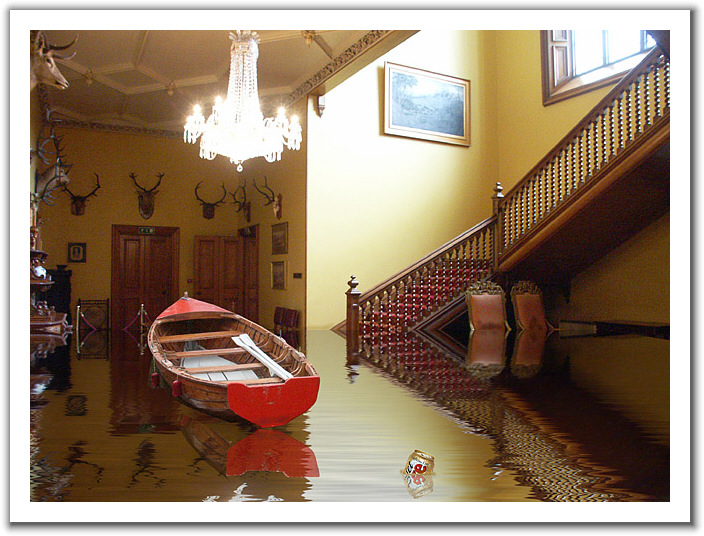
%> input picture assignment2/Flooded_house.jpg, 704 x 536 px
$ octave assignment2_a.m   (GNU Octave 9; MATLAB toolbox functions it lacks are replaced by stand-ins)
%> lines starting %> are read from the running program, lines starting %| are printed output that depends on the picture
clc
clear all
close all

rgbImage = imread('Flooded_house.jpg', 'jpg');      % Load Image
%> rgbImage is the input picture: size 536x704x3 uint8; mean R, G, B 148.4, 127, 106.1
ycbcr = rgb2ycbcr(rgbImage);                        % convert RGB to YCbCr
%> ycbcr: size 536x704x3 uint8; mean of channels 1, 2, 3 128.5, 115.7, 138.9
Y = ycbcr(:, :, 1);                                 % Y component only
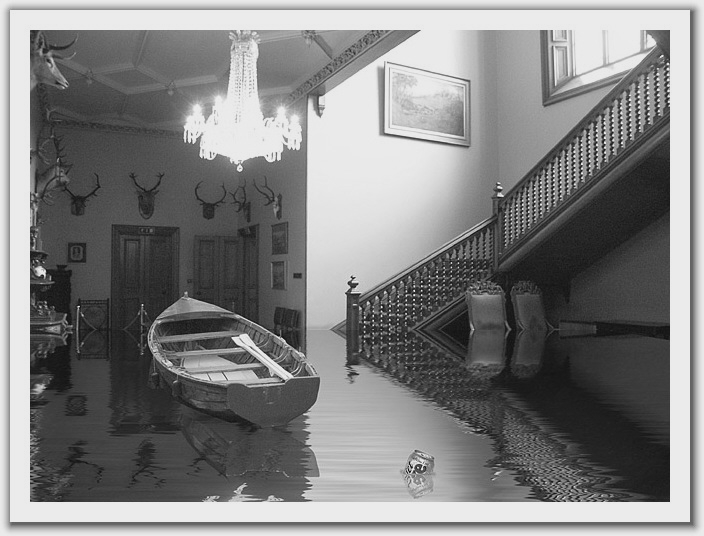
%> Y: size 536x704 uint8; min 16, max 235, mean 128.5
Cr = ycbcr(:, :, 2);                                % Cr component only
Cb = ycbcr(:, :, 3);                                % Cb component only
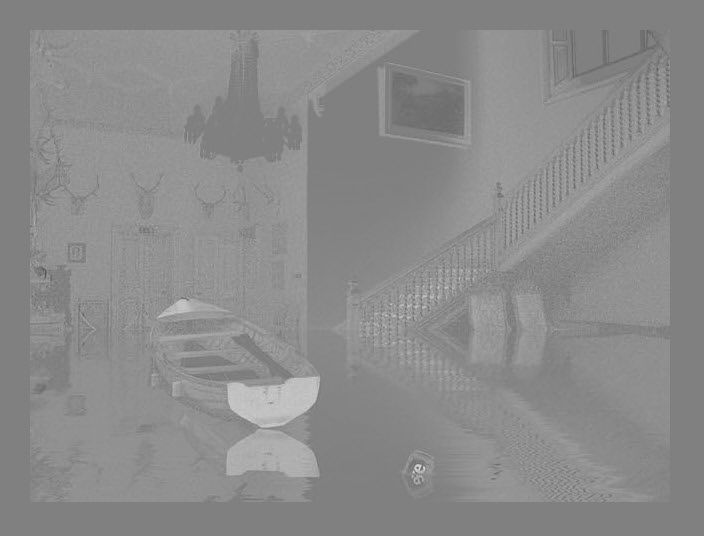
%> Cb: size 536x704 uint8; min 79, max 218, mean 138.9
% This is to assign a size to each to row, column, and channels variables
[rows, columns, numberOfYcbcrChannels] = size(ycbcr);
%> rows = 536; columns = 704; numberOfYcbcrChannels = 3
% This is to assign a size to each to row, column, and channels variables

sub_Cr = zeros( (rows/2), (columns/2), 'uint8' );        % fill subsampled array with 0's
sub_Cb = zeros( (rows/2), (columns/2), 'uint8' );        % fill subsampled array with 0's

x = 1;                                                   % Rows
y = 1;                                                   % Columns
for i = 1:2:rows
    for j = 1:2:columns
        sub_Cr(x, y) = Cr( ((x*2)-1), ((y*2)-1) );  % 4:2:0 subsampling
        sub_Cb(x, y) = Cb( ((x*2)-1), ((y*2)-1) );  % 4:2:0 subsampling
        y = y + 1;
    end
    x = x + 1;
    y = 1;
end
%> after the loop, x = 269


%  Encoder
%  Compute the 8x8 block DCT transform coefficients of the luminance and
%  chrominance components of the image.
%%%%%%%%%%%%%%%%%%%%%%%%%%%%%%%%%%%%%%%%%%%%%%%%%%%%%%%%%%%%%%%%%%%%%%%%%%
%  Prepare (normalize) all the matrices for transformation
y_norm = int16(Y);                  % Normalize Y and subtract
y_norm = y_norm - 128;              % 128 from all values in matrix
sub_cr_norm = int16(sub_Cr);        % Normalize sub-sampled Cr and subtract
sub_cr_norm = sub_cr_norm - 128;    % 128 from all values in matrix
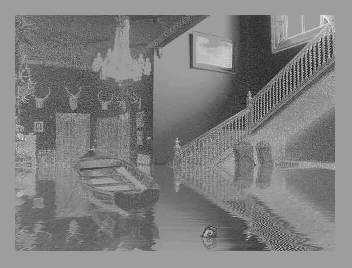
%> sub_cr_norm: size 268x352 int16; min -65, max 40, mean -12.4; drawn with min black and max white
sub_cb_norm = int16(sub_Cb);        % Normalize sub-sampled Cb and subtract
sub_cb_norm = sub_cb_norm - 128;    % 128 from all values in matrix
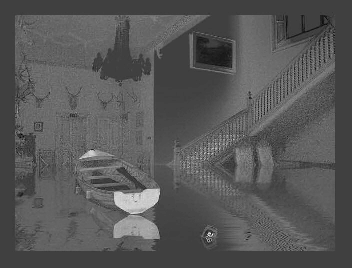
%> sub_cb_norm: size 268x352 int16; min -30, max 89, mean 10.9; drawn with min black and max white
%%%%%%%%%%%%%%%%%%%%%%%%%%%%%%%%%%%%%%%%%%%%%%%%%%%%%%%%%%%%%%%%%%%%%%%%%%
y_dct = blkproc(y_norm, [8 8], @dct2);          % This is the DCT of the
%round off                                      % (Y) Luminance Component
y_dct = fix(y_dct);
%%%%%%%%%%%%%%%%%%%%%%%%%%%%%%%%%%%%%%%%%%%%%%%%%%%%%%%%%%%%%%%%%%%%%%%%%%
sub_Cr_dct = blkproc(sub_cr_norm, [8 8], @dct2);    % This is the DCT of the
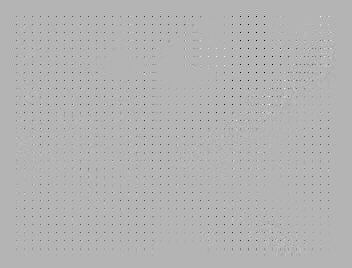
%> sub_Cr_dct: size 268x352 double; min -340.1, max 140.7, mean -1.7; drawn with min black and max white
%round off                                          % Sub-sampled Cr-Band
sub_Cr_dct = fix(sub_Cr_dct);
%%%%%%%%%%%%%%%%%%%%%%%%%%%%%%%%%%%%%%%%%%%%%%%%%%%%%%%%%%%%%%%%%%%%%%%%%%
sub_Cb_dct = blkproc(sub_cb_norm, [8 8], @dct2);    % This is the DCT of the
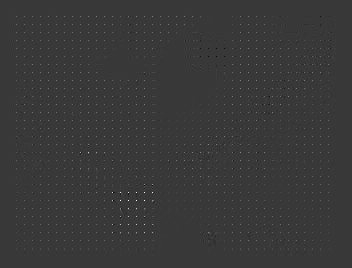
%> sub_Cb_dct: size 268x352 double; min -148.7, max 517.4, mean 1.3; drawn with min black and max white
%round off                                          % Sub-sampled Cb-Band
sub_Cb_dct = fix(sub_Cb_dct);

y_quantization_matrix = [16 11 10 16 24 40 51 61;
                         12 12 14 19 26 58 60 55;
                         14 13 16 24 40 57 69 56;
                         14 17 22 29 51 87 89 62;
                         18 22 37 56 68 109 103 77;
                         24 35 55 64 81 104 113 92;
                         49 64 78 87 108 121 120 101;
                         72 92 95 98 112 100 103 99];

cb_cr_quantization_matrix = [17 18 24 47 99 99 99 99;
                             18 21 26 66 99 99 99 99;
                             24 26 56 99 99 99 99 99;
                             47 66 99 99 99 99 99 99;
                             99 99 99 99 99 99 99 99;
                             99 99 99 99 99 99 99 99;
                             99 99 99 99 99 99 99 99;
                             99 99 99 99 99 99 99 99;];

y_dct_show_1 = y_dct(41:48, 1:8);
%> y_dct_show_1 = [664 147 -32 14 -6 4 0 -1; 0 0 0 0 0 0 0 0; 0 0 0 0 0 0 0 0; 0 0 0 0 0 0 0 0; 0 0 0 0 0 0 0 0; 0 0 0 0 0 0 0 0; 0 0 0 0 0 0 0 0; 0 0 0 0 0 0 0 0]
y_dct_show_2 = y_dct(41:48, 9:16);
%> y_dct_show_2 = [688 -209 -145 -61 18 66 82 52; 0 0 0 0 0 0 0 0; 0 0 0 0 0 0 0 0; 0 0 0 0 0 0 0 0; 0 0 0 0 0 0 0 0; 0 0 0 0 0 0 0 0; 0 0 0 0 0 0 0 0; 0 0 0 0 0 0 0 0]

disp('6th Row 1st Block of Y_DCT Coefficients');
disp(y_dct_show_1);
%|    664   147   -32    14    -6     4     0    -1
%|      0     0     0     0     0     0     0     0
%|      0     0     0     0     0     0     0     0
%|      0     0     0     0     0     0     0     0
%|      0     0     0     0     0     0     0     0
%|      0     0     0     0     0     0     0     0
%|      0     0     0     0     0     0     0     0
%|      0     0     0     0     0     0     0     0
disp('6th Row 2nd Block of Y_DCT Coefficients');
disp(y_dct_show_2);
%|    688  -209  -145   -61    18    66    82    52
%|      0     0     0     0     0     0     0     0
%|      0     0     0     0     0     0     0     0
%|      0     0     0     0     0     0     0     0
%|      0     0     0     0     0     0     0     0
%|      0     0     0     0     0     0     0     0
%|      0     0     0     0     0     0     0     0
%|      0     0     0     0     0     0     0     0

figure;
subplot(1, 2, 1);
imshow(y_dct_show_1);
title('6th Row 1st Block of Y_DCT');
subplot(1, 2, 2);
imshow(y_dct_show_2);
title('6th Row 2nd Block of Y_DCT');
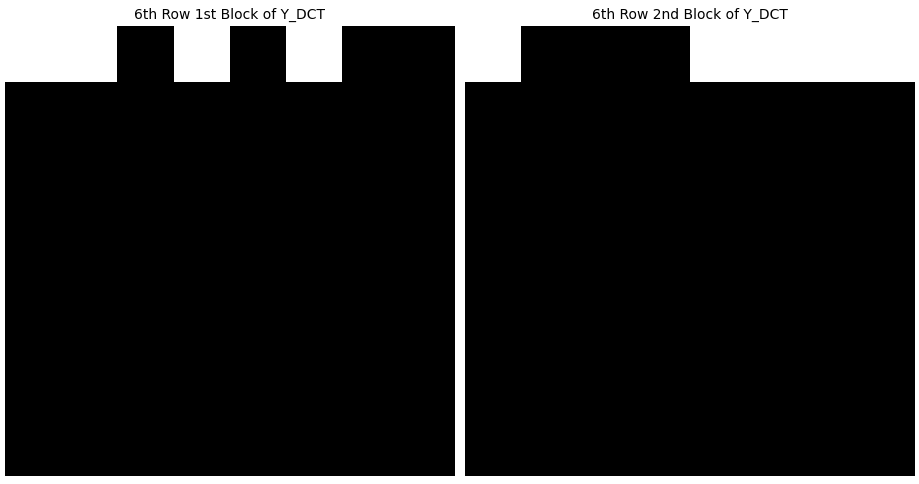
%> figure redrawn from the program's plot data, 2 panels


% [9 lines of commented-out code are left out]
